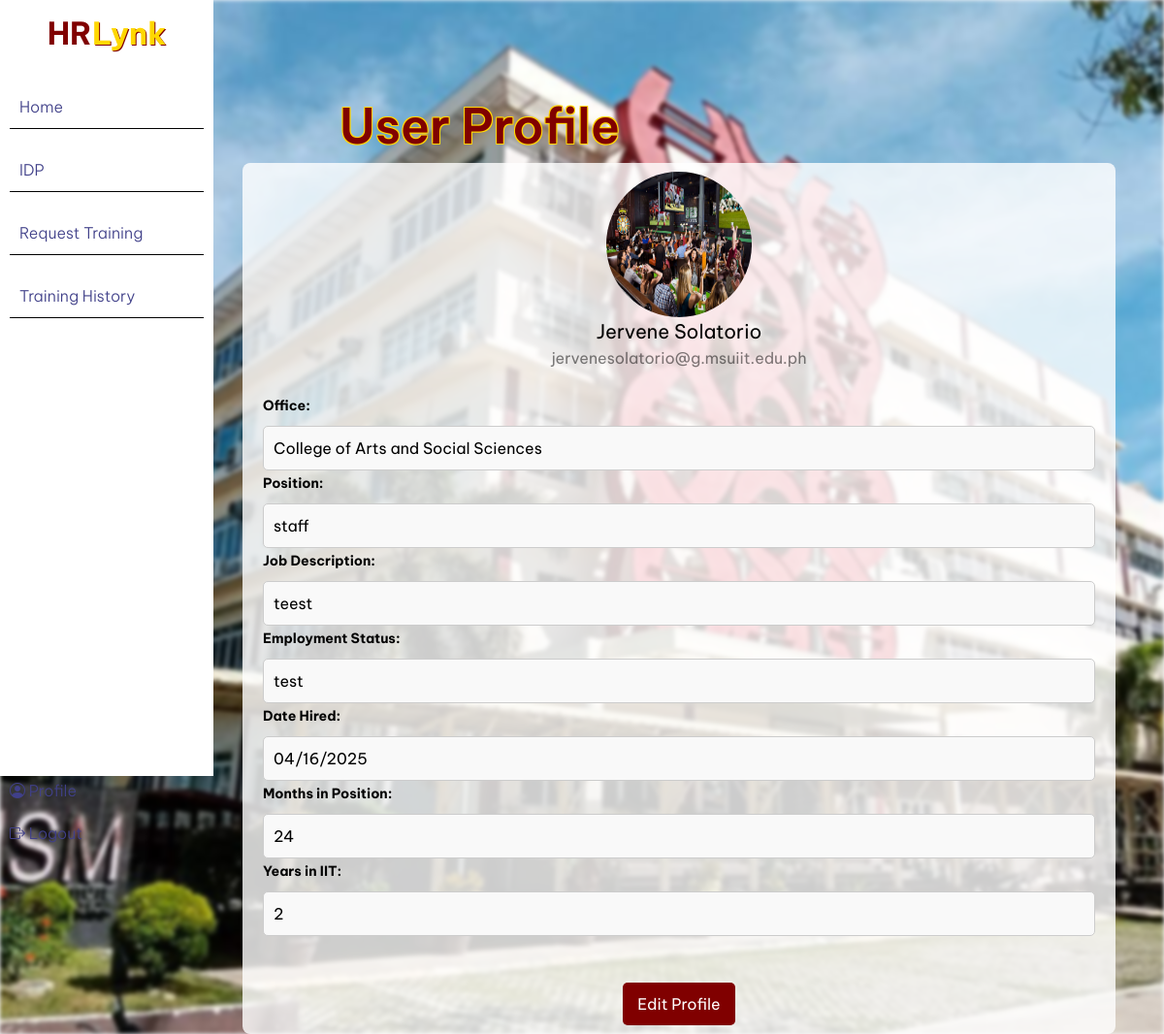
/Profile/profiledisplay.php (signed in), run on the app's committed database.
### tables this page shows
CREATE TABLE `user_details` (
  `UserDetailsID` int(20) NOT NULL,
  `userID` int(20) NOT NULL,
  `officeID` int(11) NOT NULL,
  `position` varchar(50) NOT NULL,
  `jobdescription` varchar(200) NOT NULL,
  `employmentstatus` varchar(50) NOT NULL,
  `datehired` date NOT NULL,
  `monthsintheposition` int(10) NOT NULL,
  `yearsiniit` int(10) NOT NULL,
  `profile_picture` varchar(255) NOT NULL
);

CREATE TABLE `users` (
  `userID` int(11) NOT NULL,
  `empname` varchar(45) NOT NULL,
  `roleID` int(11) NOT NULL,
  `mobilenumber` varchar(20) NOT NULL,
  `email` varchar(45) NOT NULL,
  `password` varchar(45) NOT NULL
);

CREATE TABLE `office` (
  `officeID` int(11) NOT NULL,
  `officeName` varchar(255) NOT NULL
);

### Profile/profiledisplay.php (the view, shortened to what this page needs)
<?php
require_once 'connection.php';
$userID = $_SESSION['user'];
$stmt = $conn->prepare("SELECT * FROM users WHERE userID = ?");
$stmt->execute([$userID]);
$user = $stmt->fetch(PDO::FETCH_ASSOC);
$empname = $user['empname'];
$email = $user['email'];
try {
    $stmt = $conn->prepare("SELECT * FROM `user_details` WHERE `userID` = ?");
    $stmt->execute([$userID]);
    $userDetails = $stmt->fetch(PDO::FETCH_ASSOC);
    $officeName = '';
    if (!empty($userDetails['officeID'])) {
        $officeStmt = $conn->prepare("SELECT officeName FROM office WHERE officeID = ?");
        $officeStmt->execute([$userDetails['officeID']]);
        $office = $officeStmt->fetch(PDO::FETCH_ASSOC);
        $officeName = $office ? $office['officeName'] : 'Unknown Office';
    }
} catch (PDOException $e) {
    error_log("Database error: " . $e->getMessage());
    $_SESSION['message'] = array("text" => "An error occurred while fetching your profile information. Please try again later.", "alert" => "danger");
    header('location: Profile.php');
    exit();
}
if ($userDetails) {
    $profilePicture = $userDetails['profile_picture'] ? 'uploads/' . $userDetails['profile_picture'] : 'default-profile.png';
} else {
    $profilePicture = 'default-profile.png';
}
?>
<!DOCTYPE html>
<html lang="en">
<head>
    <link rel="stylesheet" href="https://cdnjs.cloudflare.com/ajax/libs/meyer-reset/2.0/reset.min.css">
    <link href='https://cdn.jsdelivr.net/npm/bootstrap@5.0.0-alpha1/dist/css/bootstrap.min.css' rel='stylesheet'>
    <link href='#' rel='stylesheet'>
    <link href="https://cdn.jsdelivr.net/npm/bootstrap-icons@1.4.1/font/bootstrap-icons.css" rel="stylesheet" />
    <link rel="stylesheet" href="style.css">
</head>
<body>
<div class="sidebar">
        <div class="logo">
            <a href="index.html" style="font-size: 32px; font-weight: bold; color: maroon; text-decoration: none;">
                <span style="color: maroon;">HR</span><span style="color: gold; text-shadow: 1px 1px maroon;">Lynk</span>
            </a>
        </div>
        <nav class="sidebar-navigation">
            <a href="../Homepage/index.html" class="sidebar-link active">Home</a>
            <a href="../IDP/idpdashboard.php" class="sidebar-link">IDP</a>
            <a href="../Training Request/trainingform.php" class="sidebar-link">Request Training</a>
            <a href="../Training Request/trainingdashboard.php" class="sidebar-link">Training History</a>
        </nav>
        <nav class="sidebar-navigation side-nav">
        <a href="profiledisplay.php" class="icon-button" aria-label="Profile"><i class="bi bi-person-circle"></i> Profile</a>
        <a href="../Homepage/logout.php" class="icon-button" aria-label="Logout"><i class="bi bi-box-arrow-right"></i> Logout</a>
        </nav>
    </div>
<main class="main">
    <div class="responsive-wrapper">
        <div class="main-header">
             <h2>User Profile</h2>
        </div>
        <form action="profilefunction.php" method="POST">
            <div class="content">
                <div class="row">
                    <div class="col-md-3 border-right">
                    <div class="d-flex flex-column align-items-center text-center p-3 py-5">
                    <img src="<?= htmlspecialchars($profilePicture) ?>" alt="Profile Picture" style="width: 150px; height: 150px; border-radius: 50%;">
                        <span class="font-weight-bold"><?php echo htmlspecialchars($empname); ?></span>
                        <span class="text-black-50"><?php echo htmlspecialchars($email); ?></span>
                    </div>
                    </div>
                    <div class="col-md-5 border-right">
                        <div class="p-3 py-5">
                                <div class="row mt-3">
                                <div class="col-md-12">
                                    <label class="labels" for="office">Office:</label>
                                    <input type="text" id="office" name="office" value="<?php echo htmlspecialchars($officeName); ?>" readonly>
                                </div>
                                <div class="col-md-12">
                                    <label class="labels" for="position">Position:</label>
                                    <input type="text" id="position" name="position" value="<?php echo htmlspecialchars($userDetails['position']); ?>" readonly>
                                </div>
                                <div class="col-md-12">
                                    <label class="labels" for="jobdescription">Job Description:</label>
                                    <input type="text" id="jobdescription" name="jobdescription" value="<?php echo htmlspecialchars($userDetails['jobdescription']); ?>" readonly>
                                </div>
                                <div class="col-md-12">
                                    <label class="labels" for="employmentstatus">Employment Status:</label>
                                    <input type="text" id="employmentstatus" name="employmentstatus" value="<?php echo htmlspecialchars($userDetails['employmentstatus']); ?>" readonly>
                                </div>
                                <div class="col-md-12">
                                    <label class="labels" for="datehired">Date Hired:</label>
                                    <input type="date" id="datehired" name="datehired" value="<?php echo htmlspecialchars($userDetails['datehired']); ?>" readonly>
                                </div>
                                <div class="col-md-12">
                                    <label class="labels" for="monthsintheposition">Months in Position:</label>
                                    <input type="number" id="monthsintheposition" name="monthsintheposition" value="<?php echo htmlspecialchars($userDetails['monthsintheposition']); ?>" readonly>
                                </div>
                                <div class="col-md-12">
                                    <label class="labels" for="yearsiniit">Years in IIT:</label>
                                    <input type="number" id="yearsiniit" name="yearsiniit" value="<?php echo htmlspecialchars($userDetails['yearsiniit']); ?>" readonly>
                                </div>
                            </div>
                            <div class="mt-5 text-center">
                                <a href="Profile.php" class="btn btn-primary profile-button">Edit Profile</a>
                            </div>
                        </div>
                    </div>
                </div>
            </div>
        </form>
    </div>
</main>
</body>
</html>

### Profile/style.css (style rules this page uses)
:root { --c-text-primary: #282a32; --c-text-secondary: #686b87; --c-text-action: #404089; --c-accent-primary: #434ce8; --c-border-primary: #eff1f6; --c-background-primary: #ffffff; --c-background-secondary: #fdfcff; --c-background-tertiary: #ecf3fe; --c-background-quaternary: #e9ecf4; }
body { display: flex; line-height: 1.5; min-height: 100vh; font-family: 'Gill Sans', 'Gill Sans MT', Calibri, 'Trebuchet MS', sans-serif, sans-serif; background-color: var(--c-background-secondary); color: var(--c-text-primary); }
.logo { text-align: center; padding-bottom: 20px; }
.sidebar { width: 100px; background-color: var(--c-background-primary); height: 100vh; padding: 10px; position: fixed; }
.side-nav { padding-top: 455px; position: fixed; }
.sidebar-navigation { display: flex; flex-direction: column; }
.sidebar-link { padding: 10px 10px; border-bottom: 1px solid rgb(0, 0, 0); text-decoration: none; color: maroon; transition: background-color 0.3s, color 0.3s; }
.sidebar-navigation a { margin: 10px 0; text-decoration: none; color: var(--c-text-action); font-weight: 500; transition: color 0.15s ease; }
:root { --bg-img-url: url("/images/bg1.jpg"); --bg-gradient-color: rgba(138, 32, 32, 0.75); --text-shadow-color: rgba(187, 38, 38, 0.75); }
body { display: flex; font-family: "Be Vietnam Pro", sans-serif; background-color: #fdfcff; color: #ffffff; }
.sidebar { width: 200px; background-color: #ffffff; height: 100vh; padding: 10px; position: fixed; }
.sidebar-navigation a { margin: 10px 0; text-decoration: none; color: #404089; font-weight: 300; transition: color 0.15s ease; }
main { margin-left: 210px; padding: 0px; flex-grow: 1; }
img { display: block; max-width: 100%; }
.responsive-wrapper { width: 90%; max-width: 1280px; margin-left: auto; margin-right: auto; }
@media (min-width: 768px) { .text-center { text-align: center !important; } }
@media (min-width: 768px) { .py-5 { padding-top: 1rem !important; padding-bottom: 1rem !important; } }
@media (min-width: 768px) { .py-5 { padding-top: 0.25rem !important; padding-bottom: 0.25rem !important; } }
@media (min-width: 768px) { .row { --bs-gutter-x: 1.0rem; --bs-gutter-y: 0; display: flex; flex-wrap: wrap; margin-top: calc(-1 * var(--bs-gutter-y)); margin-right: calc(-0.5 * var(--bs-gutter-x)); margin-left: calc(-0.5 * var(--bs-gutter-x)); } }
@media (min-width: 768px) { .row > * { flex-shrink: 0; width: 100%; max-width: 100%; padding-right: calc(var(--bs-gutter-x) * 0.5); padding-left: calc(var(--bs-gutter-x) * 0.5); margin-top: var(--bs-gutter-y); } }

### data on the page
user_details: profile_picture (picture), position "staff", jobdescription "teest", employmentstatus "test", datehired "04/16/2025", monthsintheposition "24", yearsiniit "2"
users: empname "Jervene Solatorio", email "jervenesolatorio@g.msuiit.edu.ph"
office: office "College of Arts and Social Sciences"
